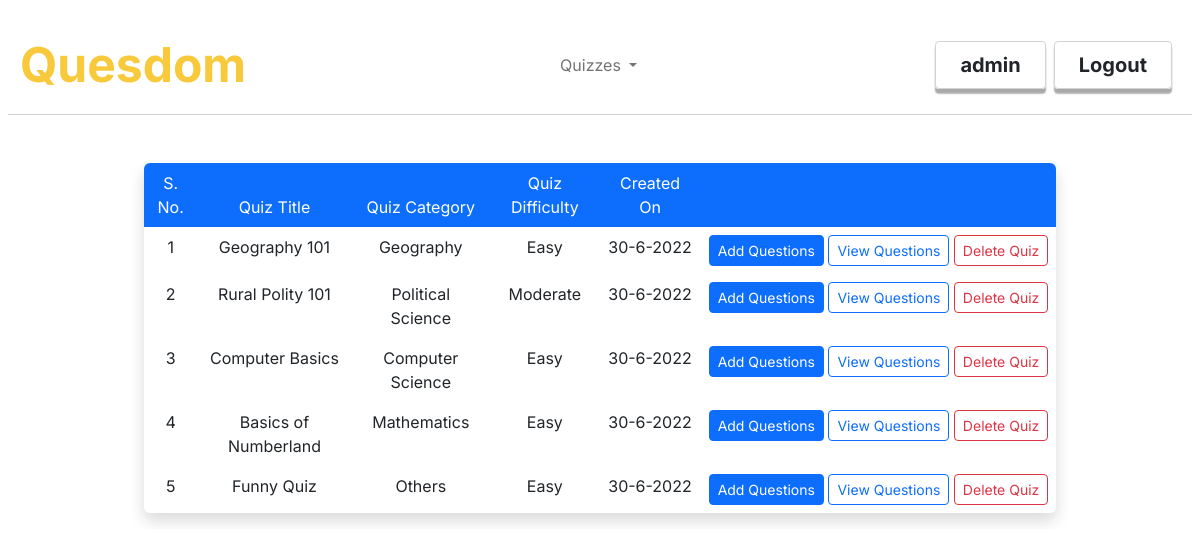
Page /indexquiz (signed in) on the earlier database version.
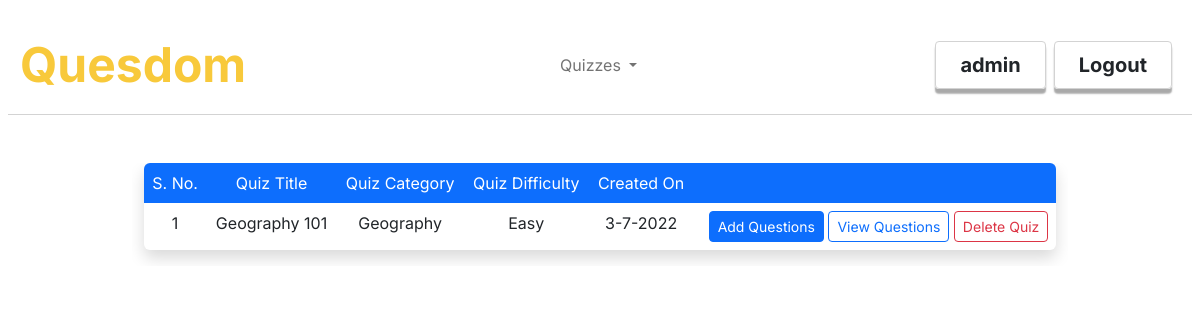
Same page on the later database version.
### quesdom/models.py (models this page shows, shortened)
class Users(db.Model, UserMixin):
    id = db.Column(db.Integer, primary_key = True)
    username = db.Column(db.String(30), unique=True, nullable= False)
    email = db.Column(db.String(50), unique=True,nullable=False)
    password = db.Column(db.String(60), nullable=False)
    role = db.Column(db.String(20), nullable=False)
    answers = db.relationship('Answers',backref='answers',lazy=True)

class Quizzes(db.Model):
    id = db.Column(db.Integer, primary_key = True)
    quiz_title = db.Column(db.String(30), nullable= False)
    quiz_description = db.Column(db.String(200), nullable=False)
    quiz_category = db.Column(db.String(20), nullable=False)
    quiz_difficulty = db.Column(db.String(10), nullable=False)
    date_created = db.Column(db.DateTime, nullable=False, default=datetime.utcnow)
    questions = db.relationship('Questions',backref='contains',cascade="all, delete-orphan",lazy=True)

### quesdom/routes.py (the view)
@app.route('/indexquiz')
@login_required
def indexquiz():
    if not current_user.role == 'Admin':
        flash('You must be an admin to access this page!',category='info')
        return redirect('home')
    if Quizzes.query.filter_by().count() == 0:
        flash('No quizzes found, please add a quiz!','info')
        return redirect('home')
    return render_template('indexquiz.html',title='All Quizzes',quizzes = Quizzes.query.all())

### quesdom/models.py (called while the page is built)
@login_manager.user_loader
def load_user(user_id):
    return Users.query.get(int(user_id))

### quesdom/templates/indexquiz.html
{%extends "layout.html"%}
{%block content%}
<div class="content-section row p-2 pt-md-5 justify-content-center">
    <div class="col-10 col-sm-10 col-md-10 overflow-auto">
        <table class="table overflow-hidden rounded table-borderless shadow text-center">
            <thead class="bg-primary text-white">
                <td>
                    S. No.
                </td>
                <td>
                    Quiz Title
                </td>
                <td>
                    Quiz Category
                </td>
                <td>
                    Quiz Difficulty
                </td>
                <td>
                    Created On
                </td>
                <td>
                </td>
            </thead>
            {%for quiz in quizzes%}
                <tr>
                    <td>
                        {{loop.index}}
                    </td>
                    <td>
                        {{quiz.quiz_title}}
                    </td>
                    <td>
                        {{quiz.quiz_category}}
                    </td>
                    <td>
                        {{quiz.quiz_difficulty}}
                    </td>
                    <td>
                        {{quiz.date_created.day}}-{{quiz.date_created.month}}-{{quiz.date_created.year}}
                    </td>
                    <td class="text-nowrap text-end">
                        <a class="btn btn-primary btn-sm" href="{{url_for('createquestion',id=quiz.id)}}">Add Questions</a>
                        <a class="btn btn-outline-primary btn-sm" href="{{url_for('indexquestions',quiz_id=quiz.id)}}">View Questions</a>
                        <a class="btn btn-outline-danger btn-sm" href="{{url_for('deletequiz',quiz_id=quiz.id)}}">Delete Quiz</a>
                    </td>
                </tr>
            {%endfor%}
        </table>
    </div>
</div>
{%endblock%}

### quesdom/templates/layout.html (shortened to what this page needs)
<!DOCTYPE html>
<html lang="en">
  <head>
    <link rel="stylesheet" href="./static/styles.css"/>
    <link href="https://cdn.jsdelivr.net/npm/bootstrap@5.2.0-beta1/dist/css/bootstrap.min.css" rel="stylesheet">
    <link href="https://cdn.jsdelivr.net/npm/bootstrap@5.2.0-beta1/dist/css/bootstrap.min.css" rel="stylesheet">
  </head>
  <body  style="font-family: Inter;" onload="adjustLoginBtn();">
    <nav class="mt-3 mx-2 navbar navbar-expand-lg">
      <div class="container-fluid">
        <a class="navbar-brand fw-bolder" href="{{url_for('home')}}"><span class="brand-text">Quesdom</span></a>
        <div class="collapse navbar-collapse" id="navbarSupportedContent">
          <ul class="ms-auto navbar-nav me-auto mb-2 mb-lg-0">
            {%if current_user.is_authenticated %}
                      {%if current_user.role == 'Admin'%}
                      <li class="nav-item dropdown py-4 py-sm-0">
                        <a class="text-center nav-link dropdown-toggle" href="#" id="navbarDropdown" role="button" data-bs-toggle="dropdown" aria-expanded="false">
                            Quizzes
                          </a>
                      </li>
                      {%endif%}
          {%endif%}
          </ul>
            {% if current_user.is_authenticated %}
              <div class="login-btn d-flex justify-content-center">
                <a id="login-btn-inner" style=" border: 1px solid lightgrey;" class="fw-bold px-4 py-2 btn text-dark fs-5 rounded-1 me-2" type="button" href="{{url_for('account')}}">{{current_user.username}}</a>
                <a id="login-btn-inner" style=" border: 1px solid lightgrey;" class="fw-bold px-4 py-2 btn text-dark fs-5 rounded-1 me-2" type="button" href="{{url_for('logout')}}">Logout</a>
              </div>
            {%endif%}
      </div>
    </nav>
    <div class="container">
        {%block content%}{%endblock%}
    </div>
  </body>
</html>

### quesdom/static/styles.css (style rules this page uses)
:root { --main-color: rgb(248,201,59); }
.nav-link { border-bottom: 2px solid darkgrey; }
.brand-text { font-size: 3rem; color: var(--main-color); }
#login-btn-inner { transition: 0.2s; box-shadow: 0 0.3rem 0.1rem 0 darkgrey; }
@media (max-width: 1200px) { .nav-link { border-bottom: none; } }
@media (max-width: 1200px) { .navbar { border-bottom: 1px solid lightgrey; } }

Differences in the rows shown:
removed Quizzes: quiz_title "Rural Polity 101", quiz_category "Political Science", quiz_difficulty "Moderate", date_created.day "30", date_created.month "6", date_created.year "2022"
removed Quizzes: quiz_title "Computer Basics", quiz_category "Computer Science", quiz_difficulty "Easy", date_created.day "30", date_created.month "6", date_created.year "2022"
removed Quizzes: quiz_title "Basics of Numberland", quiz_category "Mathematics", quiz_difficulty "Easy", date_created.day "30", date_created.month "6", date_created.year "2022"
removed Quizzes: quiz_title "Funny Quiz", quiz_category "Others", quiz_difficulty "Easy", date_created.day "30", date_created.month "6", date_created.year "2022"
changed Quizzes "Geography 101": date_created.day "30" → "3"; date_created.month "6" → "7"
